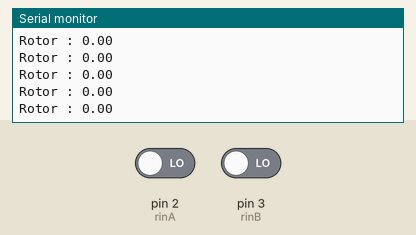
Simulated run of this sketch. Board: Arduino Uno, built with avr-gcc and run on an emulated ATmega328P. On the bench: the last lines printed to the serial monitor. Inputs (shaded band) come from the test bench; at power-on: pin 2 (rinA) LOW, pin 3 (rinB) LOW.

Above: at 1.2 s.
1.3 s: pin 2 (rinA) driven HIGH
At 2.2 s:
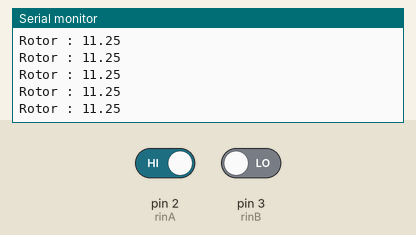
2.8 s: pin 3 (rinB) driven HIGH
At 3.9 s:
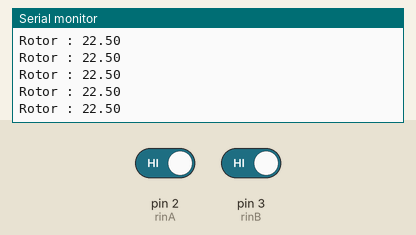
5.8 s: pin 2 (rinA) driven LOW
At 6.7 s:
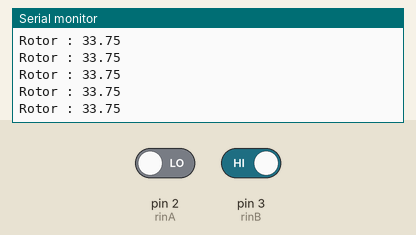
7.3 s: pin 3 (rinB) driven LOW
At 8.0 s:
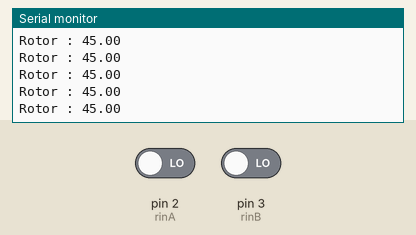
Timing chart, 0 to 9.7 s (numbered marks = the images above; inputs shaded):
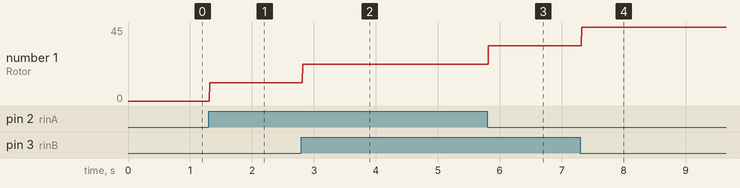

Measured:
- after the input at 1.3 s, the serial monitor: prints a new line at once (image 1)
- after the input at 2.8 s, the serial monitor: prints a new line at once (image 2)
- after the input at 5.8 s, the serial monitor: prints a new line at once (image 3)
- after the input at 7.3 s, the serial monitor: prints a new line at once (image 4)
- plotted number 1: 0 → 11.25 after the input at 1.3 s, 11.25 → 22.5 after the input at 2.8 s, 22.5 → 33.75 after the input at 5.8 s, 33.75 → 45 after the input at 7.3 s

The sketch:

encodddeerr.ino
```cpp
int rinA = 2; // One quadrature pin
int rinB = 3; // the other quadrature pin
int lastR, Read;
double Rotor = 0;

void setup() {

  // set DIO pins
  pinMode(rinA, INPUT);
  pinMode(rinB, INPUT);

  // Attach interrupt to pin A
  //attachInterrupt(0, UpdateRotation, FALLING);

  // Use serial port to keep user informed of rotation
  Serial.begin(38400);
  Read = digitalRead(rinB) << 1 | digitalRead(rinA);
  Read = graytobin(Read, 2);
  lastR = Read;
}
void loop() {
  Read = digitalRead(rinB) << 1 | digitalRead(rinA);
  covert();
  Serial.print ("Rotor : "); Serial.println (Rotor);
}

void covert() {
  Read = graytobin(Read, 2);
  if ((Read > lastR) || (Read == 0 && lastR == 3)) {
    if (Read == 3 && lastR == 0) {
    }
    else
      Rotor += 11.25;
  }
  if ((Read < lastR) || (Read == 3 && lastR == 0)) {
    if (Read == 0 && lastR == 3) {
    }
    else
      Rotor -= 11.25;
  }
  if (abs(Rotor) == 360)
    Rotor = 0;
  lastR = Read;

}
/*void covert() { //new
  Read = graytobin(Read, 2);
  if (lastR != Read) {
    if (lastR == 0) {
      if (Read == 3) {
        Rotor -= 0.75;
      }
      else {
        Rotor += 0.75 * abs(Read-lastR);
      }
    }
    if (lastR == 1) {
      if (Read == 0) {
        Rotor -= 0.75;
      }
      else {
        Rotor += 0.75 * abs(Read-lastR);
      }
    }
    if (lastR == 2) {
      if (Read == 1) {
        Rotor -= 0.75;
      }
      else {
        Rotor += 0.75 * abs(Read-lastR);
      }
    }
    if (lastR == 3) {
      if (Read == 2) {
        Rotor -= 0.75;
      }
      else if (Read == 0)
        Rotor += 0.75;
      else {
        Rotor += 0.75 * abs(Read-lastR);
      }
    }
  }
  if (abs(Rotor) == 360)
    Rotor = 0;
  lastR = Read;
}*/

int graytobin(int grayVal, int nbits ) {
  // Bn-1 = Bn XOR Gn-1   source of method:  http://stackoverflow.com/questions/5131476/gray-code-to-binary-conversion but include correction
  int binVal = 0;
  bitWrite(binVal, nbits - 1, bitRead(grayVal, nbits - 1)); // MSB stays the same
  for (int b = nbits - 1; b > 0; b-- ) {
    // XOR bits
    if (bitRead(binVal, b) == bitRead(grayVal, b - 1)) { // binary bit and gray bit-1 the same
      bitWrite(binVal, b - 1, 0);
    }
    else {
      bitWrite(binVal, b - 1, 1);
    }
  }
  return binVal;
}
```
